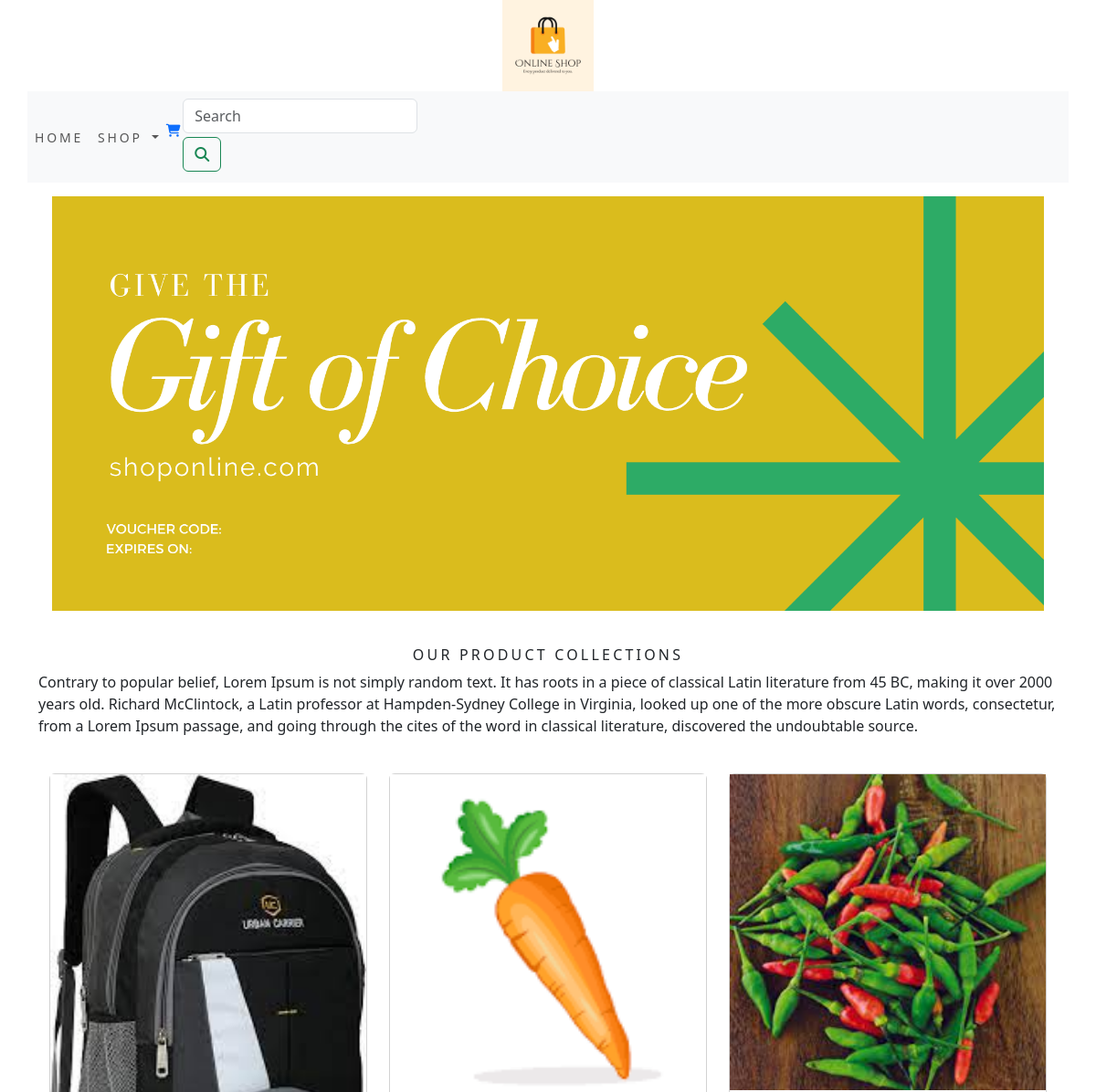
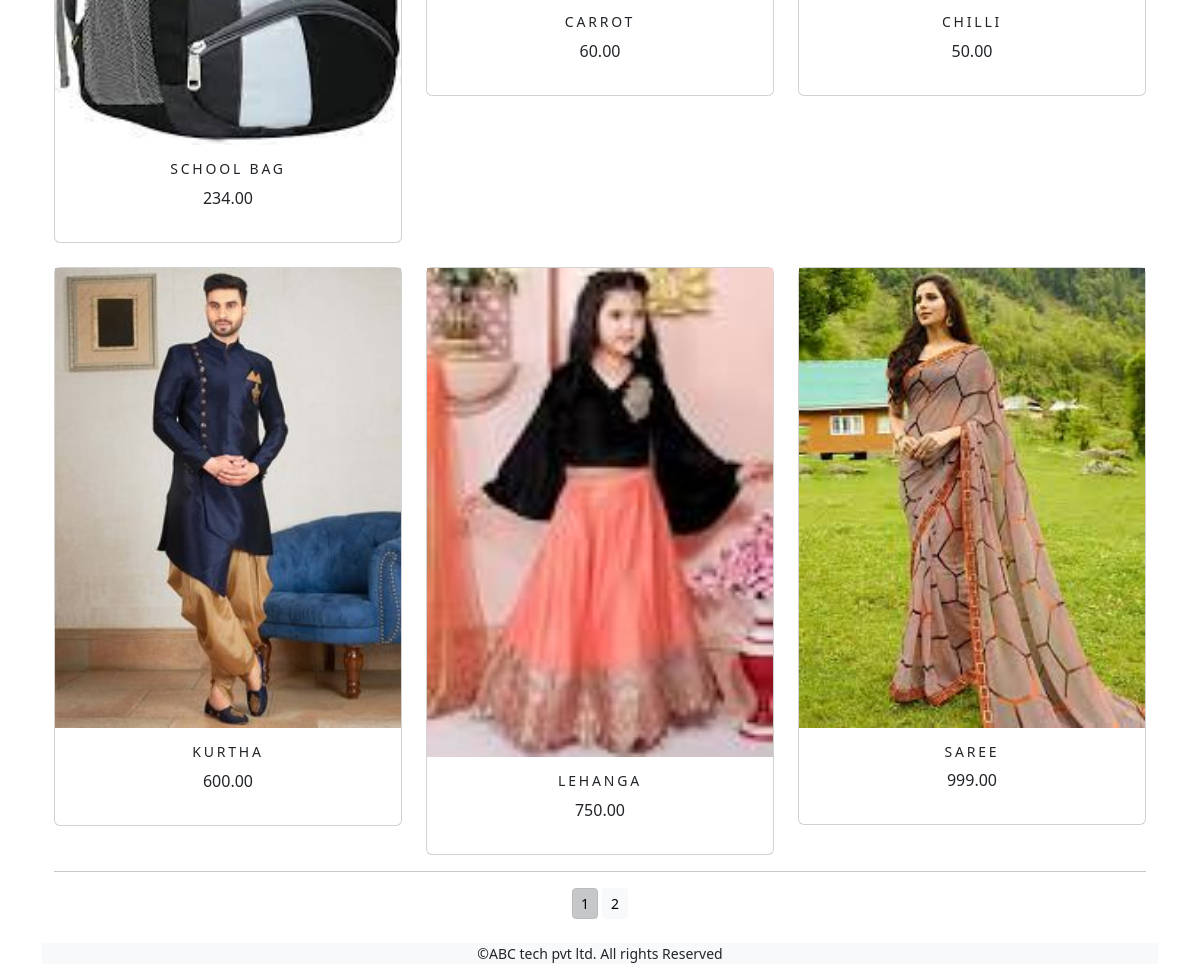
The page / on the database its author committed (2 pictures, top to bottom).
### shopapp/models.py (models this page shows, shortened)
class Product(models.Model):
    name = models.CharField(max_length=250, unique=True)
    slug = models.SlugField(max_length=250, unique=True)
    description = models.TextField(blank=True)
    price = models.DecimalField(max_digits=10, decimal_places=2)
    category = models.ForeignKey(Category, on_delete=models.CASCADE)
    image = models.ImageField(upload_to='product', blank=True)
    stock = models.IntegerField()
    available = models.BooleanField(default=True)
    created = models.DateTimeField(auto_now_add=True)
    updated = models.DateTimeField(auto_now_add=True)
    def get_url(self):
        return reverse('shopapp:prodCatdetail', args=[self.category.slug, self.slug])
    class Meta:
        ordering = ('name',)
        verbose_name = 'product'
        verbose_name_plural = 'products'

### shopapp/views.py (the view)
# urls.py: path('',views.allProdCat,name='allProdCat'),
def allProdCat(request, c_slug=None):
    global paginator
    c_page = None
    products_list = None
    if c_slug != None:
        c_page = get_object_or_404(Category, slug=c_slug)
        products_list = Product.objects.all().filter(category=c_page, available=True)
    else:
        products_list = Product.objects.all().filter(available=True)
        paginator = Paginator(products_list, 6)
    try:
        page = int(request.GET.get('page', '1'))
    except:
        page = 1
    try:
        products = paginator.page(page)
    except(EmptyPage, InvalidPage):
        products = Paginator.page(Paginator.num_pages)
    return render(request,'category.html',{'category':c_page,'products':products})

### cart/context_processors.py (called while the page is built)
def counter(request):
    item_count = 0
    if 'admin' in request.path:
        return {}
    else:
        try:
            cart = Cart.objects.filter(cart_id=cart_id(request))
            cart_items = CartItem.objects.all().filter(cart=cart[:1])
            for cart_item in cart_items:
                item_count += cart_item.quantity
        except Cart.DoesNotExist:
            item_count = 0
    return dict(item_count=item_count)

### cart/views.py (called while the page is built)
def cart_id(request):
    cart = request.session.session_key
    if not cart:
        cart = request.session.create()
    return cart

### shopapp/context_processors.py (called while the page is built)
def menu_links(request):
    links = Category.objects.all()
    return dict(links=links)

### shopapp/models.py (called while the page is built)
    def get_url(self):
        return reverse('shopapp:products_by_category', args=[self.slug])

### template/category.html (shortened to what this page needs)
{% extends 'base.html' %}
{% load static %}
{% block content %}
<div class="mx_auto">
    {% if category %}
        <img class="my_image" src="{{category.image.url}}" alt="{{category.name}}" style="width:1200px;height:400px">
</div>
     <br>
<div>
        <h1 class="text-center my_title">{{category.name}}</h1>
        <p class="text-justify">{{category.description}}</p>
</div>
    {% else %}
<div>
    <img class="my_image my_image_padding" src="{% static 'image/banner.png' %}" alt="our products" width="1200px;" height="400px;">
</div>
<br>
<div>
    <h1 class="text-center my_title">Our Product Collections</h1>
    <p class="text-justify">Contrary to popular belief, Lorem Ipsum is not simply random text. It has roots in a piece of classical Latin literature from 45 BC, making it over 2000 years old. Richard McClintock, a Latin professor at Hampden-Sydney College in Virginia, looked up one of the more obscure Latin words, consectetur, from a Lorem Ipsum passage, and going through the cites of the word in classical literature, discovered the undoubtable source.</p>
</div>
      {% endif %}
<div class="container">
    <div class="row mx_auto">
        {% for product in products.object_list %}
        <div class="my_bottom-margin col-9 col-sm-12 col-md-4 col-lg-4"><br>
            <div class="card text-center" style="min-width:12rem;">
                <a href="{{product.get_url}}"><img class="card-image-top my_image" src="{{product.image.url}}" alt="{{product.name}}" style="width:100%;"></a>
             <div class="card-body">
                 <h4>{{product.name}}</h4>
                 <p>{{product.price}}</p>
             </div>
            </div>
        </div>
        {% endfor %}
    </div>
    <div class="mx_auto">
        {% if products.paginator.num_pages %}
        <hr>
        <div class="text-center">
            {% for pg in products.paginator.page_range %}
                <a href="?page={{pg}}"  class="btn btn-light btn-sm {% if products.number == pg %} active {% endif %}">{{pg}}</a>
            {% endfor %}
        </div>
        {% endif %}
    </div>
    <br>
</div>
{% endblock %}

### template/base.html (shortened to what this page needs)
{% load static %}
<!DOCTYPE html>
<html lang="en">
<head>
    <link rel="stylesheet" href="{% static 'css/custom.css' %}">
    <link href="https://cdn.jsdelivr.net/npm/bootstrap@5.3.1/dist/css/bootstrap.min.css" rel="stylesheet"crossorigin="anonymous">
</head>
<body>
<div class="container">
    <div class="row">
{% include 'header.html' %}
{% include 'navbar.html' %}
{% block content %}
{% endblock %}
</div>
</div>
<div class="align-items-content-start text-center">
{% include 'footer.html' %}
</div>
</body>
</html>

### template/header.html
{% load static %}
<header>
    <center>
        <a href="{% url 'shopapp:allProdCat' %}"><img src="{% static 'image/logo.png'%}" alt="logoimage" width="100"height="100"></a>
  </center>
</header>

### template/navbar.html (shortened to what this page needs)
<nav class="navbar navbar-expand-lg navbar-light bg-light">
  <div class="collapse navbar-collapse" id="navbarSupportedContent">
    <ul class="navbar-nav mr-auto">
      <li class="nav-item active">
        <a class="nav-link" href="{% url 'shopapp:allProdCat' %}">Home <span class="sr-only">(current)</span></a>
      </li>
        <li class="nav-item dropdown {% if 'shopapp' in request.path %} active {% endif %}">
      <li class="nav-item dropdown">
        <a class="nav-link dropdown-toggle" href="{% url 'shopapp:allProdCat' %}" id="navbarDropdown" role="button" data-toggle="dropdown" aria-haspopup="true" aria-expanded="false">
          Shop
        </a>
            {% if 'item_count > 0' %}
      </li>
      <li class="nav-item">
        <a  href="{% url 'cart:cart_detail' %}"><i class="fa fa-shopping-cart" aria-hidden="true"></i>{{cart_item.count}}</a>
      </li>
        {% endif %}
    </ul>
    <form class="form-inline" action="{% url 'searchapp:SearchResult' %}" method="get">
        <input class="form-control mr-sm-2" type="search" placeholder="Search" name="q" aria-label="Search">
        <button class="btn btn-outline-success my-6 my-sm-1" type="submit"><i class="fa fa-search" aria-hidden="True"></i></button>
    </form>
  </div>
</nav>

### template/footer.html
<div class="footer  my_footer">
    <p class=" align-items-start text-center">
        &copy;ABC tech pvt ltd. All rights Reserved</p>
    </div>

### static/css/custom.css (style rules this page uses)
.nav-item { letter-spacing : .2em; font-size:14px; text-transform :Uppercase; }
.my_footer { background-color:#f8f9fa; font-size:14px; display: block; position: relative; text-center:center; }
.my_image { width:100%; height:100%; }
.my_title { font-size:16px; text-transform:uppercase; letter-spacing:.2em; }
.my_image_padding { padding:15px; }
.card-body h4 { font-size:14px; text-transform:uppercase; letter-spacing:.2em; }

### rows shown on the page
Product: image (picture), name "SCHOOL BAG", price "234.00"
Product: image (picture), name "CARROT", price "60.00"
Product: image (picture), name "CHILLI", price "50.00"
Product: image (picture), name "KURTHA", price "600.00"
Product: image (picture), name "LEHANGA", price "750.00"
Product: image (picture), name "SAREE", price "999.00"

### other values the page prints
{{ pg }} "1" "2"
